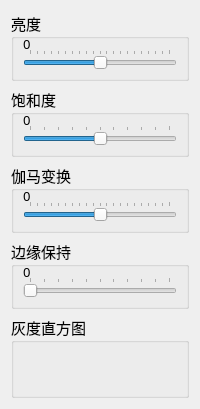
        <widget class="QWidget" name="tab_4">
         <property name="sizePolicy">
          <sizepolicy hsizetype="Preferred" vsizetype="Preferred">
           <horstretch>0</horstretch>
           <verstretch>0</verstretch>
          </sizepolicy>
         </property>
         <property name="font">
          <font>
           <family>微软雅黑</family>
           <pointsize>11</pointsize>
          </font>
         </property>
         <attribute name="title">
          <string>调节</string>
         </attribute>
         <layout class="QVBoxLayout" name="verticalLayout_2" stretch="1,1,1,1,2">
          <item>
           <widget class="QGroupBox" name="groupBox">
            <property name="sizePolicy">
             <sizepolicy hsizetype="Preferred" vsizetype="Preferred">
              <horstretch>20</horstretch>
              <verstretch>0</verstretch>
             </sizepolicy>
            </property>
            <property name="styleSheet">
             <string notr="true"/>
            </property>
            <property name="title">
             <string>亮度</string>
            </property>
            <layout class="QVBoxLayout" name="verticalLayout_4">
             <property name="spacing">
              <number>0</number>
             </property>
             <property name="topMargin">
              <number>0</number>
             </property>
             <item>
              <widget class="QLabel" name="label_6">
               <property name="sizePolicy">
                <sizepolicy hsizetype="Expanding" vsizetype="Maximum">
                 <horstretch>0</horstretch>
                 <verstretch>0</verstretch>
                </sizepolicy>
               </property>
               <property name="minimumSize">
                <size>
                 <width>10</width>
                 <height>10</height>
                </size>
               </property>
               <property name="font">
                <font>
                 <family>微软雅黑</family>
                 <pointsize>10</pointsize>
                </font>
               </property>
               <property name="lineWidth">
                <number>10</number>
               </property>
               <property name="text">
                <string>0</string>
               </property>
              </widget>
             </item>
             <item>
              <widget class="QSlider" name="horizontalSlider_4">
               <property name="sizePolicy">
                <sizepolicy hsizetype="Expanding" vsizetype="Fixed">
                 <horstretch>50</horstretch>
                 <verstretch>0</verstretch>
                </sizepolicy>
               </property>
               <property name="font">
                <font>
                 <weight>50</weight>
                 <bold>false</bold>
                </font>
               </property>
               <property name="cursor">
                <cursorShape>PointingHandCursor</cursorShape>
               </property>
               <property name="mouseTracking">
                <bool>false</bool>
               </property>
               <property name="focusPolicy">
                <enum>Qt::StrongFocus</enum>
               </property>
               <property name="minimum">
                <number>-100</number>
               </property>
               <property name="maximum">
                <number>100</number>
               </property>
               <property name="orientation">
                <enum>Qt::Horizontal</enum>
               </property>
               <property name="tickPosition">
                <enum>QSlider::TicksAbove</enum>
               </property>
               <property name="tickInterval">
                <number>10</number>
               </property>
              </widget>
             </item>
            </layout>
           </widget>
          </item>
          <item>
           <widget class="QGroupBox" name="groupBox_3">
            <property name="sizePolicy">
             <sizepolicy hsizetype="Preferred" vsizetype="Preferred">
              <horstretch>20</horstretch>
              <verstretch>0</verstretch>
             </sizepolicy>
            </property>
            <property name="title">
             <string>饱和度</string>
            </property>
            <layout class="QVBoxLayout" name="verticalLayout_6">
             <property name="spacing">
              <number>0</number>
             </property>
             <property name="topMargin">
              <number>0</number>
             </property>
             <item>
              <widget class="QLabel" name="label_9">
               <property name="sizePolicy">
                <sizepolicy hsizetype="Expanding" vsizetype="Maximum">
                 <horstretch>0</horstretch>
                 <verstretch>0</verstretch>
                </sizepolicy>
               </property>
               <property name="minimumSize">
                <size>
                 <width>10</width>
                 <height>10</height>
                </size>
               </property>
               <property name="font">
                <font>
                 <family>微软雅黑</family>
                 <pointsize>10</pointsize>
                </font>
               </property>
               <property name="lineWidth">
                <number>10</number>
               </property>
               <property name="text">
                <string>0</string>
               </property>
              </widget>
             </item>
             <item>
              <widget class="QSlider" name="horizontalSlider">
               <property name="cursor">
                <cursorShape>PointingHandCursor</cursorShape>
               </property>
               <property name="minimum">
                <number>-50</number>
               </property>
               <property name="maximum">
                <number>50</number>
               </property>
               <property name="orientation">
                <enum>Qt::Horizontal</enum>
               </property>
               <property name="tickPosition">
                <enum>QSlider::TicksAbove</enum>
               </property>
               <property name="tickInterval">
                <number>10</number>
               </property>
              </widget>
             </item>
            </layout>
           </widget>
          </item>
          <item>
           <widget class="QGroupBox" name="groupBox_6">
            <property name="sizePolicy">
             <sizepolicy hsizetype="Preferred" vsizetype="Preferred">
              <horstretch>20</horstretch>
              <verstretch>0</verstretch>
             </sizepolicy>
            </property>
            <property name="styleSheet">
             <string notr="true"/>
            </property>
            <property name="title">
             <string>伽马变换</string>
            </property>
            <layout class="QVBoxLayout" name="verticalLayout_9">
             <property name="spacing">
              <number>0</number>
             </property>
             <property name="topMargin">
              <number>0</number>
             </property>
             <item>
              <widget class="QLabel" name="label_14">
               <property name="sizePolicy">
                <sizepolicy hsizetype="Expanding" vsizetype="Maximum">
                 <horstretch>0</horstretch>
                 <verstretch>0</verstretch>
                </sizepolicy>
               </property>
               <property name="minimumSize">
                <size>
                 <width>10</width>
                 <height>10</height>
                </size>
               </property>
               <property name="font">
                <font>
                 <family>微软雅黑</family>
                 <pointsize>10</pointsize>
                </font>
               </property>
               <property name="lineWidth">
                <number>10</number>
               </property>
               <property name="text">
                <string>0</string>
               </property>
              </widget>
             </item>
             <item>
              <widget class="QSlider" name="horizontalSlider_5">
               <property name="sizePolicy">
                <sizepolicy hsizetype="Expanding" vsizetype="Fixed">
                 <horstretch>50</horstretch>
                 <verstretch>0</verstretch>
                </sizepolicy>
               </property>
               <property name="font">
                <font>
                 <weight>50</weight>
                 <bold>false</bold>
                </font>
               </property>
               <property name="cursor">
                <cursorShape>PointingHandCursor</cursorShape>
               </property>
               <property name="mouseTracking">
                <bool>false</bool>
               </property>
               <property name="focusPolicy">
                <enum>Qt::StrongFocus</enum>
               </property>
               <property name="minimum">
                <number>-10</number>
               </property>
               <property name="maximum">
                <number>10</number>
               </property>
               <property name="singleStep">
                <number>1</number>
               </property>
               <property name="value">
                <number>0</number>
               </property>
               <property name="orientation">
                <enum>Qt::Horizontal</enum>
               </property>
               <property name="tickPosition">
                <enum>QSlider::TicksAbove</enum>
               </property>
               <property name="tickInterval">
                <number>1</number>
               </property>
              </widget>
             </item>
            </layout>
           </widget>
          </item>
          <item>
           <widget class="QGroupBox" name="groupBox_2">
            <property name="sizePolicy">
             <sizepolicy hsizetype="Preferred" vsizetype="Preferred">
              <horstretch>20</horstretch>
              <verstretch>0</verstretch>
             </sizepolicy>
            </property>
            <property name="contextMenuPolicy">
             <enum>Qt::CustomContextMenu</enum>
            </property>
            <property name="title">
             <string>边缘保持</string>
            </property>
            <layout class="QVBoxLayout" name="verticalLayout_5">
             <property name="spacing">
              <number>0</number>
             </property>
             <property name="topMargin">
              <number>0</number>
             </property>
             <item>
              <widget class="QLabel" name="label_7">
               <property name="sizePolicy">
                <sizepolicy hsizetype="Expanding" vsizetype="Maximum">
                 <horstretch>0</horstretch>
                 <verstretch>0</verstretch>
                </sizepolicy>
               </property>
               <property name="minimumSize">
                <size>
                 <width>10</width>
                 <height>10</height>
                </size>
               </property>
               <property name="font">
                <font>
                 <family>微软雅黑</family>
                 <pointsize>10</pointsize>
                </font>
               </property>
               <property name="lineWidth">
                <number>10</number>
               </property>
               <property name="text">
                <string>0</string>
               </property>
              </widget>
             </item>
             <item>
              <widget class="QSlider" name="horizontalSlider_3">
               <property name="cursor">
                <cursorShape>PointingHandCursor</cursorShape>
               </property>
               <property name="maximum">
                <number>10</number>
               </property>
               <property name="orientation">
                <enum>Qt::Horizontal</enum>
               </property>
               <property name="tickPosition">
                <enum>QSlider::TicksAbove</enum>
               </property>
               <property name="tickInterval">
                <number>1</number>
               </property>
              </widget>
             </item>
            </layout>
           </widget>
          </item>
          <item>
           <widget class="QGroupBox" name="groupBox_5">
            <property name="sizePolicy">
             <sizepolicy hsizetype="Expanding" vsizetype="Expanding">
              <horstretch>20</horstretch>
              <verstretch>0</verstretch>
             </sizepolicy>
            </property>
            <property name="title">
             <string>灰度直方图</string>
            </property>
            <layout class="QVBoxLayout" name="verticalLayout_8">
             <property name="spacing">
              <number>0</number>
             </property>
             <property name="leftMargin">
              <number>0</number>
             </property>
             <property name="topMargin">
              <number>0</number>
             </property>
             <property name="rightMargin">
              <number>0</number>
             </property>
             <property name="bottomMargin">
              <number>0</number>
             </property>
             <item>
              <widget class="QLabel" name="label">
               <property name="sizePolicy">
                <sizepolicy hsizetype="Expanding" vsizetype="Expanding">
                 <horstretch>0</horstretch>
                 <verstretch>0</verstretch>
                </sizepolicy>
               </property>
               <property name="text">
                <string/>
               </property>
              </widget>
             </item>
            </layout>
           </widget>
          </item>
         </layout>
        </widget>
